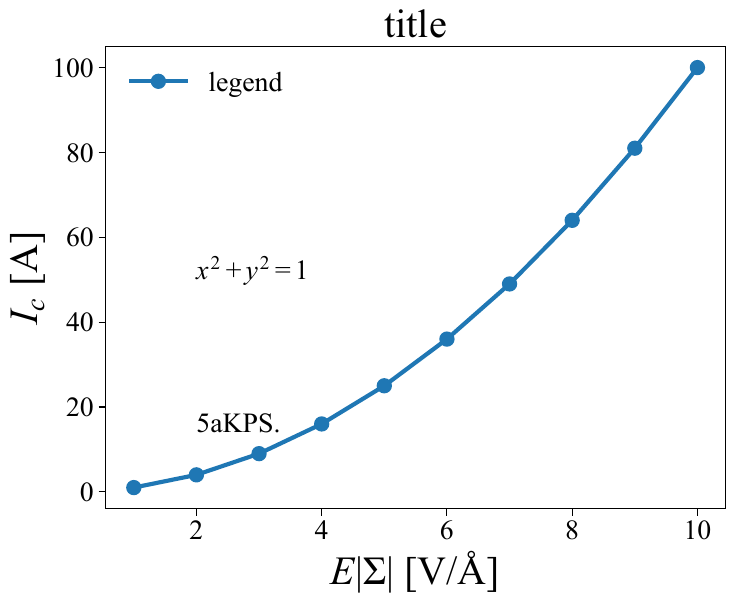

The script that saved this image:
import os
import numpy as np
import matplotlib.pyplot as plt
from matplotlib.mathtext import _mathtext as mathtext
mathtext.FontConstantsBase = mathtext.ComputerModernFontConstants

plt.style.use("Type42-Times-totally\Type42-Times-totally.mplstyle")
x = np.arange(1,11,1)
y = x**2
plt.plot(x,y, '-o', label="legend")
plt.text(2,14, '5aKPS.')
plt.text(2,50, r'$x^2+y^2=1$')
plt.xlabel(r"$E |\Sigma|$ [V/$\mathdefault{\AA}$]")
plt.ylabel(r"$I_c$ [A]")
plt.title('title')
plt.legend()
plt.savefig(os.path.join(os.path.dirname(__file__), 'Type42-Times-totally_preview.pdf'))
plt.show()
